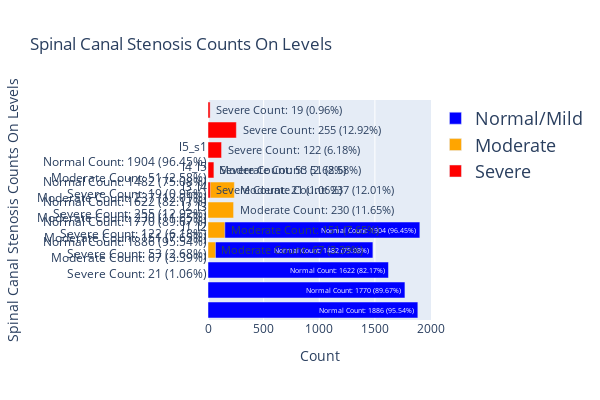

The notebook cell saved with this chart:
### Code cell
visualize_condition_counts(
    df=df_train_spinal_canal_stenosis_counts,
    title='Spinal Canal Stenosis Counts On Levels'
)

### Figure 1 — Plotly figure (JSON) as saved in the notebook; plotly's stock layout.template omitted (floating-point values rounded to 4 significant figures)
{"data": [{"hoverinfo": "text", "marker": {"color": "blue"}, "name": "Normal/Mild", "orientation": "h", "text": ["Normal Count: 1886 (95.54%)", "Normal Count: 1770 (89.67%)", "Normal Count: 1622 (82.17%)", "Normal Count: 1482 (75.08%)", "Normal Count: 1904 (96.45%)"], "type": "bar", "x": [1886, 1770, 1622, 1482, 1904], "y": [-3, -2, -1, 0, 1]}, {"hoverinfo": "text", "marker": {"color": "orange"}, "name": "Moderate", "orientation": "h", "text": ["Moderate Count: 67 (3.39%)", "Moderate Count: 151 (7.65%)", "Moderate Count: 230 (11.65%)", "Moderate Count: 237 (12.01%)", "Moderate Count: 51 (2.58%)"], "type": "bar", "x": [67, 151, 230, 237, 51], "y": [0, 1, 2, 3, 4]}, {"hoverinfo": "text", "marker": {"color": "red"}, "name": "Severe", "orientation": "h", "text": ["Severe Count: 21 (1.06%)", "Severe Count: 53 (2.68%)", "Severe Count: 122 (6.18%)", "Severe Count: 255 (12.92%)", "Severe Count: 19 (0.96%)"], "type": "bar", "x": [21, 53, 122, 255, 19], "y": [3, 4, 5, 6, 7]}], "layout": {"barmode": "overlay", "height": 400, "legend": {"font": {"size": 18}}, "title": {"text": "Spinal Canal Stenosis Counts On Levels"}, "width": 600, "xaxis": {"autorange": true, "range": [0, 2004.0], "title": {"text": "Count"}, "type": "linear"}, "yaxis": {"autorange": true, "range": [-3.5, 7.5], "ticktext": ["l1_l2<br>Normal Count: 1886 (95.54%)<br>Moderate Count: 67 (3.39%)<br>Severe Count: 21 (1.06%)", "l2_l3<br>Normal Count: 1770 (89.67%)<br>Moderate Count: 151 (7.65%)<br>Severe Count: 53 (2.68%)", "l3_l4<br>Normal Count: 1622 (82.17%)<br>Moderate Count: 230 (11.65%)<br>Severe Count: 122 (6.18%)", "l4_l5<br>Normal Count: 1482 (75.08%)<br>Moderate Count: 237 (12.01%)<br>Severe Count: 255 (12.92%)", "l5_s1<br>Normal Count: 1904 (96.45%)<br>Moderate Count: 51 (2.58%)<br>Severe Count: 19 (0.96%)"], "tickvals": [0, 1, 2, 3, 4], "title": {"text": "Spinal Canal Stenosis Counts On Levels"}, "type": "linear"}}}
